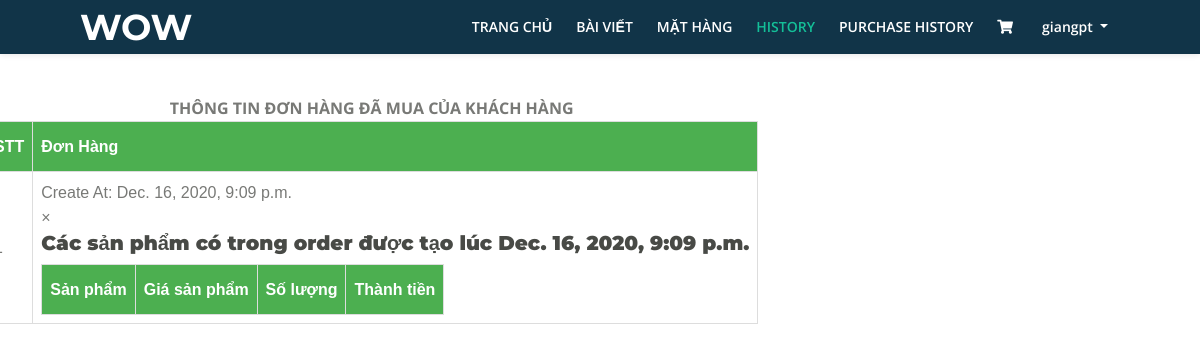
The app's page /view_history/2/ (signed in), older data.
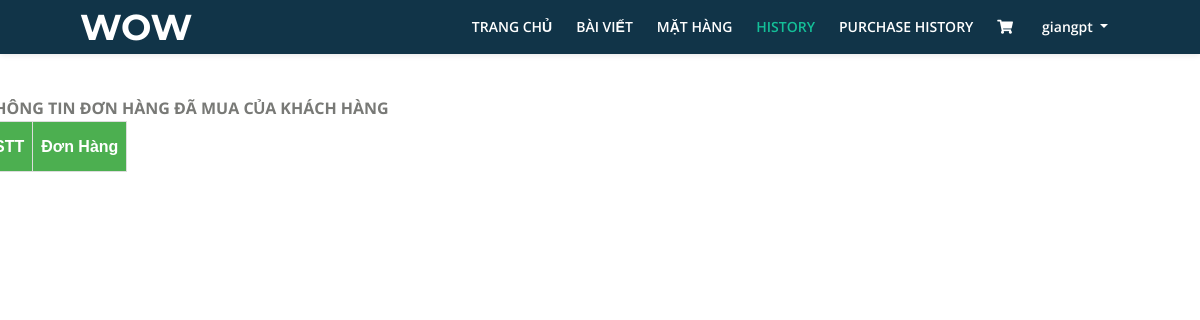
The same page, newer data.
### Page/models.py (models this page shows)
class Order(models.Model):
    id_cart = models.ForeignKey(Cart, on_delete=models.CASCADE, null=True, blank=True)
    id_user = models.ForeignKey(User, on_delete=models.CASCADE, null=True, blank=True)
    status_choice = (
        ('pending', 'pending'),
        ('confirm', 'confirm'),
        ('paid', 'paid'),
        ('shipping', 'shipping'),
        ('completed', 'completed'),
    )
    status = models.CharField(max_length=10, choices=status_choice, null=True, blank=True)
    address = models.TextField(max_length=1000, null=True, blank=True)

class Cart(models.Model):
    id_user = models.ForeignKey(User, on_delete=models.CASCADE, null=True, blank=True)
    total_price = models.IntegerField(null=True, blank=True)
    CreateAt = models.DateTimeField(auto_now=True)
    is_new = models.BooleanField(default=True)
    is_pending = models.BooleanField(default=True)

### Page/views.py (the view)
# urls.py: url(r'^view_history/(?P<id_user>\w+)/$', ViewHistory.as_view(), name='page_ViewHistory'),
class ViewHistory(TemplateView, LoginRequiredMixin):
    login_url = '/'
    template_name = '../Templates/Base_History.html'
    def get(self, request, id_user):
        if request.user.is_authenticated():
            user_id = get_object_or_404(User, id=id_user)
            order = Order.objects.filter(id_user=user_id)
            content = {
                'order': order,
            }
            return render(request, self.template_name, content)
        else:
            return HttpResponseRedirect(reverse('Page:page_login'))

### Templates/Base_History.html (shortened to what this page needs)
<!DOCTYPE html>
<html lang="en">
<head>
    <link href="/static/css/bootstrap.css" rel="stylesheet">
    <link href="/static/css/fontawesome-all.css" rel="stylesheet">
    <link href="/static/css/swiper.css" rel="stylesheet">
	<link href="/static/css/magnific-popup.css" rel="stylesheet">
	<link href="/static/css/styles_base_UI_home.css" rel="stylesheet">
</head>
<body>
    {% include 'NavigationBar/nav_User_or_Manager.html' %}
    <div class="row product-user-buy">
    <div>
        <div class="panel-heading" align="center"><b>THÔNG TIN ĐƠN HÀNG ĐÃ MUA CỦA KHÁCH HÀNG</b></div>
    	<table class="w3-table-all" id="history-table">
            <thead>
                <tr>
                	<th class="w3-center">STT</th>
                	<th class="w3-center">Đơn Hàng</th>
                </tr>
            </thead>
            <tbody>
                {% for item in order %}
                {% if item.status == 'completed' %}
                <tr>
                	<td class="w3-center">{{forloop.counter}}</td>
                    <td class="w3-center">Create At: {{item.id_cart.CreateAt}}
                        <div id="{{item.id}}" class="w3-modal">
                            <div class="w3-modal-content">
                                {% include 'Form/form_orderInfo.html'%}
                            </div>
                        </div>
                    </td>
                </tr>
                {% endif %}
                {% endfor %}
            </tbody>
        </table>
	</div>
    </div>
</body>
</html>

### Templates/Form/form_orderInfo.html (shortened to what this page needs)
<!DOCTYPE html>
<html lang="en">
<head>
</head>
<body>
    <header class="w3-container w3-light-blue">
        <span onclick="document.getElementById('{{item.id}}').style.display='none'"
          class="w3-button w3-display-topright">&times;</span>
        <h4 align="center" style="color: #000099"><strong>Các sản phẩm có trong order được tạo lúc {{item.id_cart.CreateAt}}</strong></h4>
    </header>
    <table>
        <thead>
            <tr>
                <th>Sản phẩm</th>
                <th class="w3-center">Giá sản phẩm</th>
                <th class="w3-center">Số lượng</th>
                <th class="w3-center">Thành tiền</th>
            </tr>
        </thead>
    </table>
</body>
</html>

Row changes from the older to the newer data that the page shows:
removed Order: id_cart.CreateAt "Dec. 16, 2020, 9:09 p.m."
